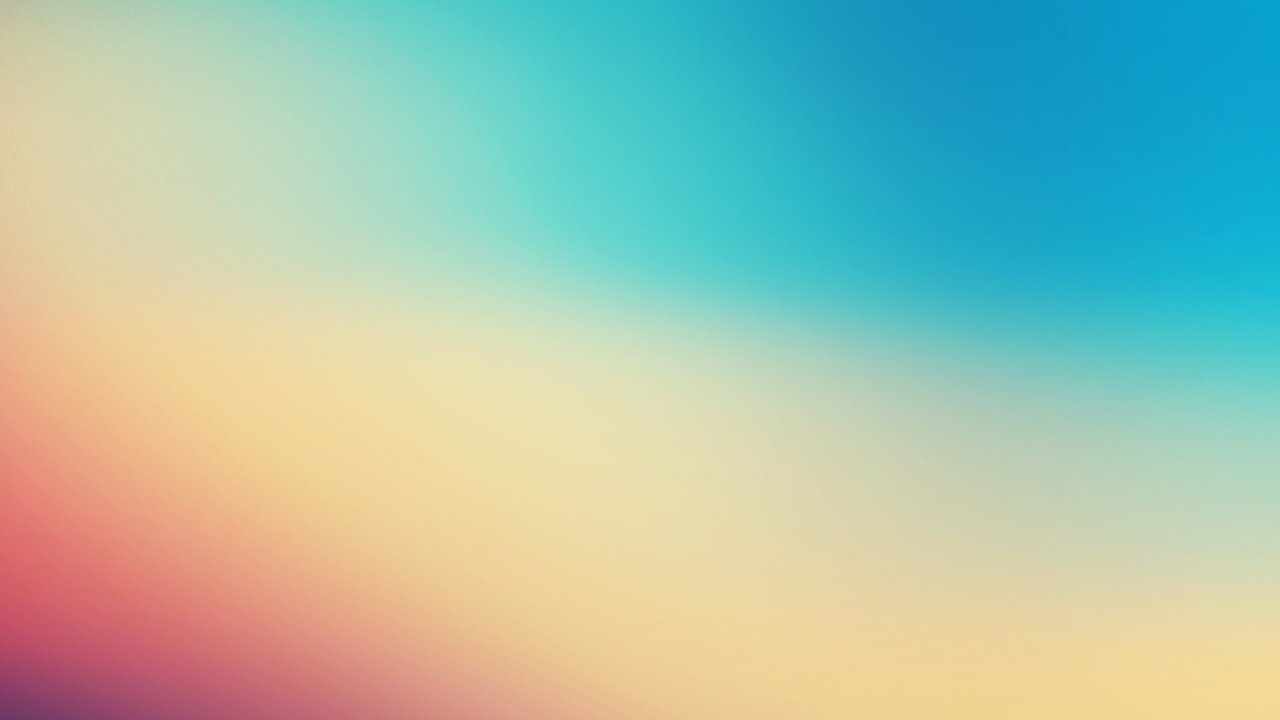
#> input picture blackjack/inference/inference/interface/bg.jpeg, 2560 x 1440 px, found by its file name (shown at 1/2 size)
$ jupyter execute --allow-errors final.ipynb
#> lines starting #> are read from the running program, lines starting #| are printed output that depends on the picture; after the words box and inside, x2 and y2 are one past the last pixel; in counts of white or black regions, pixels touching at a corner belong together
[cell 1]
import cv2
image = cv2.imread('/Users/sergi/code/seeergiii/blackjack/blackjack/inference/inference/interface/bg.jpeg')
#> image is the input picture: shape (1440, 2560, 3); mean B, G, R 174.7, 193.6, 164.7
bg = cv2.resize(image, (1800, 1800))
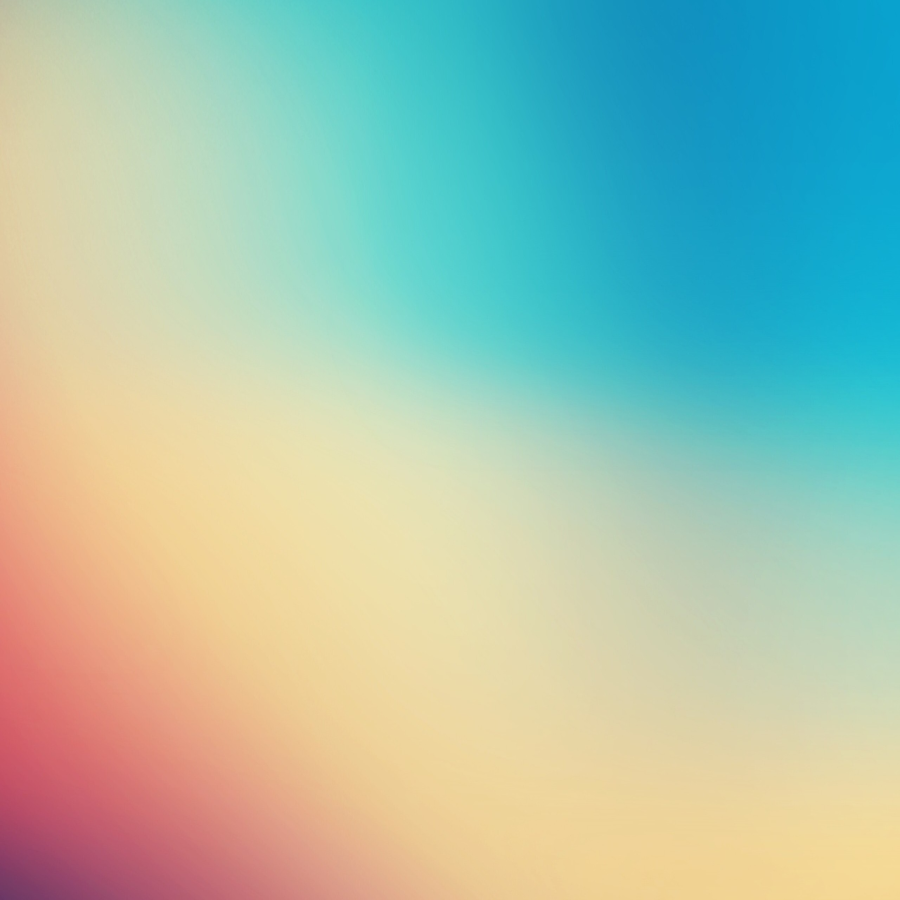
#> bg: shape (1800, 1800, 3) (shown at 1/2 size); mean B, G, R 174.7, 193.5, 164.7
image = cv2.imread('/Users/sergi/code/seeergiii/blackjack/blackjack/inference/inference/interface/test.jpg')
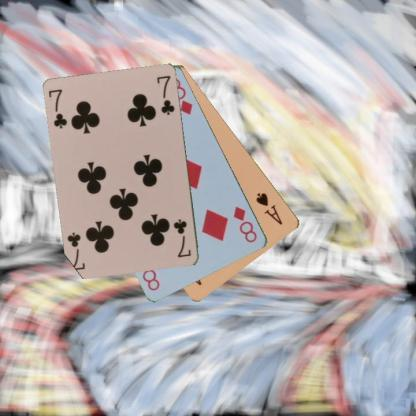
#> input picture blackjack/inference/inference/interface/test.jpg, 416 x 416 px, found by its file name
#> image is the input picture: shape (416, 416, 3); mean B, G, R 178.3, 178.8, 185.9
image = cv2.cvtColor(image, cv2.IMREAD_COLOR)

[cell 2]
import os
import keras_cv
import tensorflow as tf

# Class mapping
class_ids = [
    "10c",
    "10d",
    "10h",
    "10s",
    "2c",
    "2d",
    "2h",
    "2s",
    "3c",
    "3d",
    "3h",
    "3s",
    "4c",
    "4d",
    "4h",
    "4s",
    "5c",
    "5d",
    "5h",
    "5s",
    "6c",
    "6d",
    "6h",
    "6s",
    "7c",
    "7d",
    "7h",
    "7s",
    "8c",
    "8d",
    "8h",
    "8s",
    "9c",
    "9d",
    "9h",
    "9s",
    "Ac",
    "Ad",
    "Ah",
    "As",
    "Jc",
    "Jd",
    "Jh",
    "Js",
    "Kc",
    "Kd",
    "Kh",
    "Ks",
    "Qc",
    "Qd",
    "Qh",
    "Qs",
]
class_mapping = dict(zip(range(len(class_ids)), class_ids))


def create_custom_model():
    backbone = keras_cv.models.YOLOV8Backbone.from_preset("yolo_v8_xl_backbone_coco")
    yolo = keras_cv.models.YOLOV8Detector(
        num_classes=len(class_mapping),
        bounding_box_format="center_xywh",
        backbone=backbone,
        fpn_depth=1,
    )
    return yolo


def load_model():
    reconstructed_yolo = create_custom_model()
    reconstructed_yolo.load_weights("/Users/sergi/code/seeergiii/blackjack/blackjack/inference/models__20230905-0551_model_weights.h5")
    return reconstructed_yolo


# [9 lines left out: function cards_prediction, not called in this run]

[cell 3]
import numpy as np
import cv2
import imutils
import tensorflow as tf

# [28 lines left out: function map_coordinates_back, not called in this run]

def place_contours_on_bg(image: np.ndarray, bg_image: np.ndarray, scale_factor=1.5):
#> called with scale_factor = 2
    image_resized = imutils.resize(image, width=1000)
    image_greyscale = cv2.cvtColor(image_resized, cv2.COLOR_BGR2GRAY)
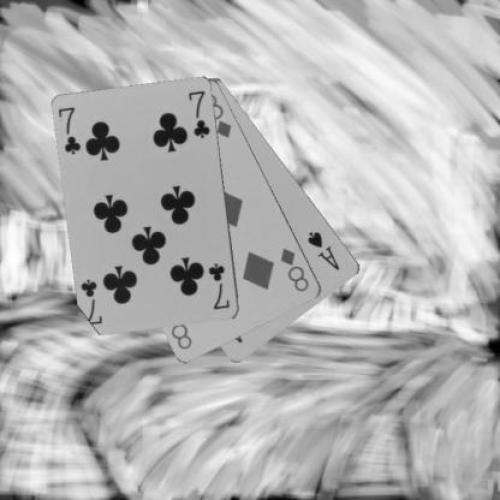
#> image_greyscale: shape (1000, 1000) (shown at 1/2 size); min 0, max 255, mean 180.8
    image_blurred = cv2.GaussianBlur(image_greyscale, (5, 5), 0)
    image_canny_kernel = cv2.Canny(image_blurred, 50, 150)
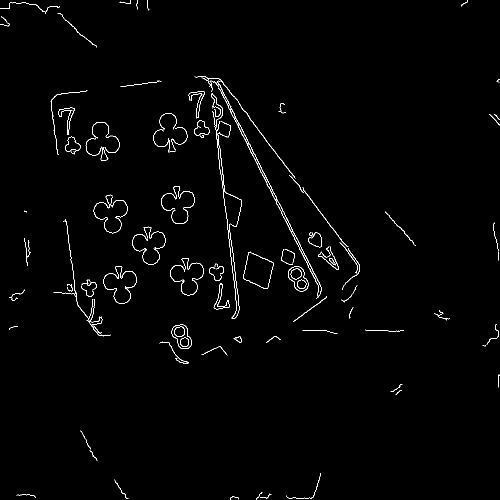
#> image_canny_kernel: shape (1000, 1000) (shown at 1/2 size); 1.1% white in thin lines or dots
    contours, _ = cv2.findContours(image_canny_kernel, cv2.RETR_EXTERNAL, cv2.CHAIN_APPROX_SIMPLE)
#> contours = 107 contours, 69 with area under 20; largest, box (x1, y1, x2, y2) and area: (206, 532, 274, 608) 2797, (576, 533, 617, 583) 1310, (343, 648, 383, 698) 1273, (617, 465, 644, 495) 518, (377, 182, 410, 237) 416

    modified_bgs = []

    for contour in contours:
        mask = np.zeros_like(image_resized)
        cv2.drawContours(mask, [contour], -1, (255, 255, 255), thickness=cv2.FILLED)
        contour_content = cv2.bitwise_and(image_resized, mask)

        # Create bounding box from contour to crop the alpha mask
        x, y, w, h = cv2.boundingRect(contour)
        alpha_mask = mask[y:y+h, x:x+w][:,:,0]

        # Crop only the exact shape of the contour
        cropped_content = contour_content[y:y+h, x:x+w]

        # Scale both the cropped_content and the alpha mask
        scaled_content = cv2.resize(cropped_content, None, fx=scale_factor, fy=scale_factor)
        scaled_alpha = cv2.resize(alpha_mask, None, fx=scale_factor, fy=scale_factor)

        x_offset = (bg_image.shape[1] - scaled_content.shape[1]) // 2
        y_offset = (bg_image.shape[0] - scaled_content.shape[0]) // 2

        temp_bg = bg_image.copy()

        # Convert grayscale alpha mask to 3 channel
        alpha_color = cv2.merge([scaled_alpha, scaled_alpha, scaled_alpha])


        # Normalize the alpha mask
        alpha_normalized = alpha_color / 255.0

        # Place the scaled contour content
        temp_bg[y_offset:y_offset+scaled_content.shape[0], x_offset:x_offset+scaled_content.shape[1]] = \
            temp_bg[y_offset:y_offset+scaled_content.shape[0], x_offset:x_offset+scaled_content.shape[1]] * \
            (1 - alpha_normalized) + scaled_content * alpha_normalized

        modified_bgs.append(temp_bg)
#> this loop made 107 passes
#> (x, y, w, h, x_offset, y_offset) on passes 1 to 12: (461, 993, 17, 7, 883, 893), (572, 991, 49, 7, 851, 893), (33, 989, 39, 7, 861, 893), (520, 987, 23, 11, 877, 889), (512, 984, 13, 16, 887, 884), (229, 959, 28, 39, 872, 861), (622, 946, 20, 51, 880, 849), (179, 900, 16, 21, 884, 879), (161, 861, 20, 38, 880, 862), (791, 780, 13, 10, 887, 890), (781, 768, 24, 16, 876, 884), (996, 749, 3, 26, 897, 874)
#> (contour, x, y, w, h, alpha_mask, x_offset, y_offset) on pass 48: ([[996, 499], [997, 500], [997, 501], [997, 499]], 996, 499, 2, 3, [[255, 255], [0, 255], [0, 255]], 898, 897)
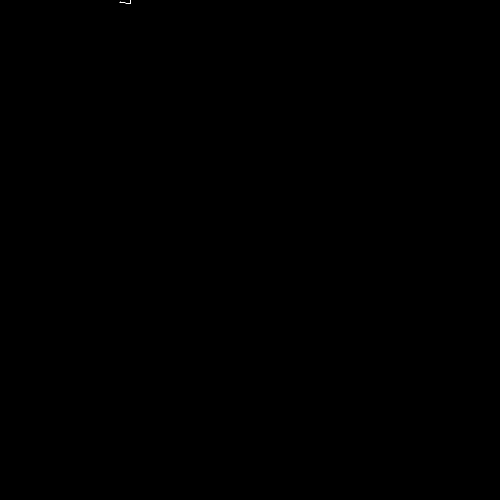
#> mask: shape (1000, 1000, 3) (shown at 1/2 size); 0% white in thin lines or dots, all inside (x1, y1, x2, y2) = (239, 0, 262, 8)
#> after the loop, modified_bgs = 107 items

    print("✅ placed contours on background images")

    return modified_bgs, scale_factor, x_offset, y_offset


example, scale_factor, x_offset, y_offset = place_contours_on_bg(image, bg, scale_factor=2)
#> example = 107 items; scale_factor = 2; x_offset = 877; y_offset = 892

#from inference.interface.yolo import load_model
#> (the rest of this cell did not finish here and is left out)

[cell 4]
#INVESTIGATION OF MAPPING BACK THE COORDINATES TO ORIGINAL IMAGE

[cell 5]
import cv2
image = cv2.imread('/Users/sergi/code/seeergiii/blackjack/blackjack/inference/inference/interface/bg.jpeg')
bg = cv2.resize(image, (1800, 1800))
#image = cv2.imread('/Users/poloniki/code/sergi/git_blacl/blackjack/blackjack/inference/real.jpg')
image = cv2.imread('/Users/sergi/code/seeergiii/blackjack/blackjack/inference/inference/interface/test.jpg')

image = cv2.cvtColor(image, cv2.IMREAD_COLOR)

[cell 6]
# [96 lines left out: functions calculate_new_coordinates, get_old_coordinates_for_box, recreate_to_orig_rel, not called in this run]

[cell 7]
import matplotlib.pyplot as plt
import numpy as np
import cv2
import imutils
import tensorflow as tf

def place_contours_on_bg(original_image: np.ndarray, bg_image: np.ndarray, scale_factor=1.5):
#> called with scale_factor = 2
    image_resized = imutils.resize(original_image, height=1000, width=1000)
    image_greyscale = cv2.cvtColor(image_resized, cv2.COLOR_BGR2GRAY)
    image_blurred = cv2.GaussianBlur(image_greyscale, (5, 5), 0)
    image_canny_kernel = cv2.Canny(image_blurred, 50, 150)
    contours, _ = cv2.findContours(image_canny_kernel, cv2.RETR_EXTERNAL, cv2.CHAIN_APPROX_SIMPLE)

    modified_bgs = []

    preprocessed_image_size = image_canny_kernel.shape[0] * image_canny_kernel.shape[1]
#> preprocessed_image_size = 1000000

    for contour in contours:
        mask = np.zeros_like(image_resized)
        cv2.drawContours(mask, [contour], -1, (255, 255, 255), thickness=cv2.FILLED)
        contour_content = cv2.bitwise_and(image_resized, mask)

        # Create bounding box from contour to crop the alpha mask
        x, y, w, h = cv2.boundingRect(contour)

        if ((w * h)/preprocessed_image_size) > 0.005 and w/h > 0.15 and h/w > 0.15:
            print(x, y, w, h)
            alpha_mask = mask[y:y+h, x:x+w][:,:,0]

            # Crop only the exact shape of the contour
            cropped_content = contour_content[y:y+h, x:x+w]

            # Scale both the cropped_content and the alpha mask
            scaled_content = cv2.resize(cropped_content, None, fx=scale_factor, fy=scale_factor)
            scaled_alpha = cv2.resize(alpha_mask, None, fx=scale_factor, fy=scale_factor)

            x_offset = (bg_image.shape[1] - scaled_content.shape[1]) // 2
            y_offset = (bg_image.shape[0] - scaled_content.shape[0]) // 2

            temp_bg = bg_image.copy()

            # Convert grayscale alpha mask to 3 channel
            alpha_color = cv2.merge([scaled_alpha, scaled_alpha, scaled_alpha])


            # Normalize the alpha mask
            alpha_normalized = alpha_color / 255.0

            # Place the scaled contour content
            temp_bg[y_offset:y_offset+scaled_content.shape[0], x_offset:x_offset+scaled_content.shape[1]] = \
                temp_bg[y_offset:y_offset+scaled_content.shape[0], x_offset:x_offset+scaled_content.shape[1]] * \
                (1 - alpha_normalized) + scaled_content * alpha_normalized

            modified_bgs.append(temp_bg)
#> this loop made 107 passes
#> (x, y, w, h, x_offset, y_offset) on passes 41, 72, 95, 96, 100, 102: (206, 532, 68, 76, 832, 824), (605, 374, 92, 120, 808, 780), (101, 180, 74, 130, 826, 770), (419, 161, 224, 437, 676, 463), (389, 152, 202, 205, 698, 695), (115, 26, 78, 69, 822, 831)
#> (x, y, w, h) on passes 1 to 6: (461, 993, 17, 7), (572, 991, 49, 7), (33, 989, 39, 7), (520, 987, 23, 11), (512, 984, 13, 16), (229, 959, 28, 39)
#| 206 532 68 76
#| 605 374 92 120
#| 101 180 74 130
#| 419 161 224 437
#| 389 152 202 205
#| 115 26 78 69
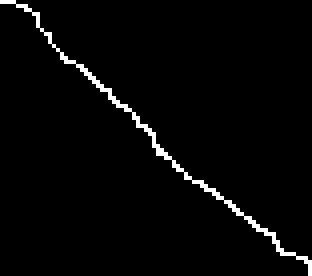
#> alpha_mask: shape (69, 78) (shown 4 times larger); 2.5% white in thin lines or dots
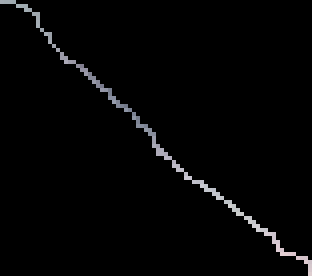
#> cropped_content: shape (69, 78, 3) (shown 4 times larger); mean B, G, R 4.5, 4.2, 4.2
#> after the loop, modified_bgs = 6 items

    print("✅ placed contours on background images")


    return modified_bgs, x, y, w, h, x_offset, y_offset, contours, image_resized

[cell 8]
example, x_orig, y_orig, w_orig, h_orig, x_offset, y_offset, contours, image_resized_re = place_contours_on_bg(image, bg, scale_factor=2)
#> example = 6 items; x_orig = 239; y_orig = 0; w_orig = 23; h_orig = 8; x_offset = 822; y_offset = 831

#> (a cell that did not finish here is left out)

#> (a cell that did not finish here is left out)

#> (a cell that did not finish here is left out)

#> (a cell that did not finish here is left out)

#> (a cell that did not finish here is left out)

#> (a cell that did not finish here is left out)

#> (a cell that did not finish here is left out)

#> (a cell that did not finish here is left out)

#> (a cell that did not finish here is left out)

[cell 18]
# COORDINATES OF THE BLOCK OF CARDS ARE JUST COORDINATES OF THE CONTAINER
img_test = image.copy()
image_resized = imutils.resize(img_test, width=1000)
test_resize = image_resized.copy()
image_greyscale = cv2.cvtColor(image_resized, cv2.COLOR_BGR2GRAY)
image_blurred = cv2.GaussianBlur(image_greyscale, (5, 5), 0)
image_canny_kernel = cv2.Canny(image_blurred, 50, 150)
contours, _ = cv2.findContours(image_canny_kernel, cv2.RETR_EXTERNAL, cv2.CHAIN_APPROX_SIMPLE)

modified_bgs = []
contour = contours[1]
#> contour = contour of 41 points, box (x1, y1, x2, y2) (572, 991, 621, 998), area 0
for contour in contours:
    mask = np.zeros_like(image_resized)
    cv2.drawContours(mask, [contour], -1, (255, 255, 255), thickness=cv2.FILLED)
    contour_content = cv2.bitwise_and(image_resized, mask)
#> this loop made 107 passes
#> contour on passes 48, 52: [[996, 499], [997, 500], [997, 501], [997, 499]], [[310, 494], [311, 494]]

    # Create bounding box from contour to crop the alpha mask
x, y, w, h = cv2.boundingRect(contour)
#> x = 239; y = 0; w = 23; h = 8
cv2.rectangle(image_resized, (x, y), (x + w, y + h), (0, 255, 0), 2)
#> image_resized: shape (1000, 1000, 3); mean B, G, R 178.2, 178.8, 185.9

plt.imshow(image_resized)

[cell 19]
#ONLY NEEDED FOR THE VIZUALIZATION OF BOX INSIDE OF CARDS

frame_cropped = image_resized[y : y + h, x : x + w]
# Coordindates of card class inside of the box
#> (the rest of this cell did not finish here and is left out)

[cell 20]
print(x,y)
#| 239 0
#> (the rest of this cell did not finish here and is left out)
